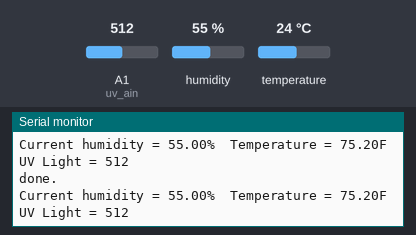
Bench run of a sketch on a simulated Arduino Uno, built with avr-gcc and run on an emulated ATmega328P. Shown: the last lines printed to the serial monitor. The inputs (shaded band) are chosen by the test bench; at power-on: humidity 55 %, A1 (uv_ain) = 512, temperature 24 °C. Storage starts empty.

Above: at 4.7 s.
4.8 s: humidity set to 22 %
At 6.1 s:
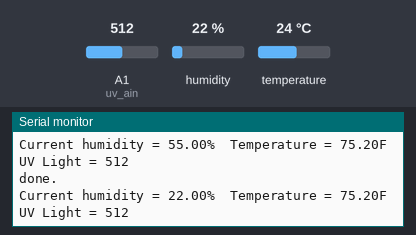
6.3 s: A1 (uv_ain) set to 716
At 7.4 s:
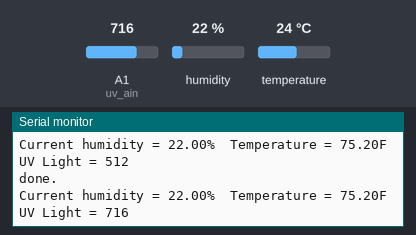
7.8 s: temperature set to 41 °C
At 9.7 s:
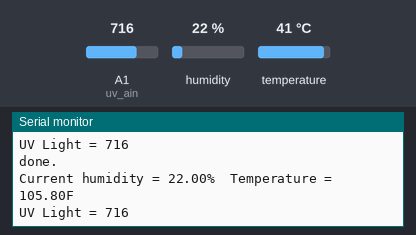
11.9 s: A1 (uv_ain) set to 900
At 12.8 s:
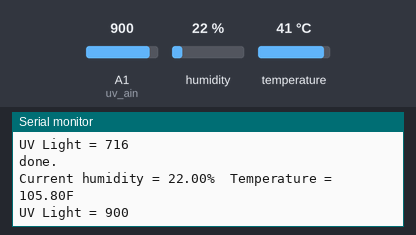
13.4 s: humidity set to 40 %
At 14.7 s:
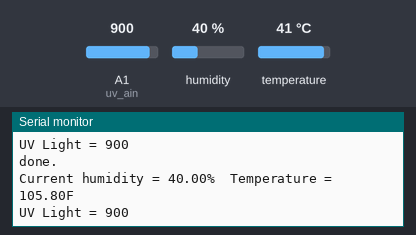
Timing chart, 0 to 15.9 s (numbered marks = the images above; inputs shaded):
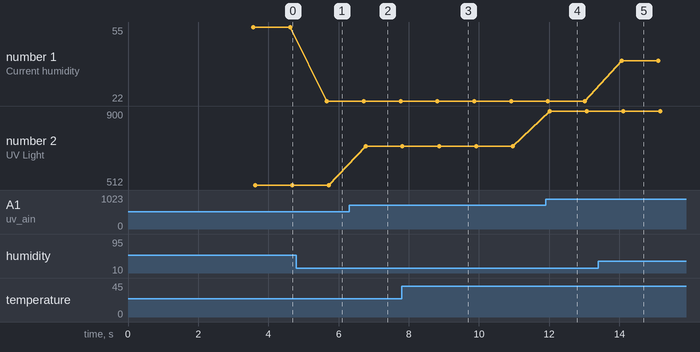

The sketch:

Garduino_DA_G28.ino
```cpp
#include <Time.h>
#include <TimeLib.h>
#include <dht.h>
#define dht_apin A0 //Analog pin sensor that is connected to the tem/humidity sensor
#include <SPI.h>
#include <SD.h>

dht DHT;
File myFile;

//time_t t = now();
int hr;
int mint;
int state = 0; //Bluetooth
int uv_ain=A1;
int ad_value;

void setup() {
  pinMode(uv_ain, INPUT);
  Serial.begin(9600);
  delay(500);         //A small delay to let the temp/humidity system to boot
  //Serial.println("DHT11 Humidity & Temperature Sensor & UV Sensor");
  delay(1000);
  while (!Serial) {
    ;     //Wait for serial port to connect. Needed for native USB port only (For the SD card reader)
  }
  Serial.print("Initializing SD card...");

  if (!SD.begin(10)) {
    Serial.println("initialization failed!");
    while (1);
  }

  Serial.println("initialization done.");

  // open the file. Only one file can be open at a time,
  // so you have to close this one before opening another.
  myFile = SD.open("garden.txt", FILE_WRITE);

  delay(2000);
}

void loop() {

    if(Serial.available() > 0){
      state = Serial.read();
    }

    //t = now();
    DHT.read11(dht_apin);
    ad_value=analogRead(uv_ain);

//    Serial.print("Current humidity = ");
//    Serial.print(DHT.humidity);
//    Serial.print("%  ");
//    Serial.print("temperature = ");
//    Serial.print(DHT.temperature);
//    Serial.println("C  ");

//    if(ad_value>20){
//      Serial.println("UV up the standard");
//    }
//    else{
//      Serial.println("UV down the standard");
//    }

    // if the file opened okay, write to it:
    if (SD.exists("garden.txt")) {
      //Open the file
      myFile = SD.open("garden.txt", FILE_WRITE);

      hr = hour();
      mint = minute();


      myFile.print(hr);
      myFile.print(":");
      myFile.print(mint);
      myFile.print(",");
      myFile.print(DHT.humidity);
      myFile.print(",");
      myFile.print(DHT.temperature*1.8+32);
      myFile.print(",");
      myFile.print(ad_value);
      myFile.println("");

      //Close the file:
      myFile.close();
      Serial.println("done.");

      Serial.print("Current humidity = ");
      Serial.print(DHT.humidity);
      Serial.print("%  ");
      Serial.print("Temperature = ");
      Serial.print(DHT.temperature*1.8+32);
      Serial.println("F  ");
      Serial.print("UV Light = ");
      Serial.println(ad_value);
    }
//    else {
//      // if the file didn't open, print an error:
//      Serial.println("ERROR");
//    }

    if(state == '1'){
      Serial.print("Current humidity = ");
      Serial.print(DHT.humidity);
      Serial.print("%  ");
      Serial.print("Temperature = ");
      Serial.print(DHT.temperature*1.8+32);
      Serial.println("F  ");
      Serial.print("UV Light = ");
      Serial.println(ad_value);
      state = 0;
    }

    delay(1000);//Wait 20 seconds before accessing sensor again.

}
```

Measured:
- after the input at 4.8 s, the serial monitor: prints a new line after 0.87 s (image 1)
- after the input at 6.3 s, the serial monitor: prints a new line after 0.47 s (image 2)
- after the input at 7.8 s, the serial monitor: prints a new line after 1.0 s (image 3)
- after the input at 11.9 s, the serial monitor: prints a new line after 0.12 s (image 4)
- after the input at 13.4 s, the serial monitor: prints a new line after 0.66 s (image 5)
- plotted number 1: 55 → 22 after the input at 4.8 s, 22 → 40 after the input at 13.4 s
- plotted number 2: 512 → 716 after the input at 6.3 s, 716 → 900 after the input at 11.9 s
